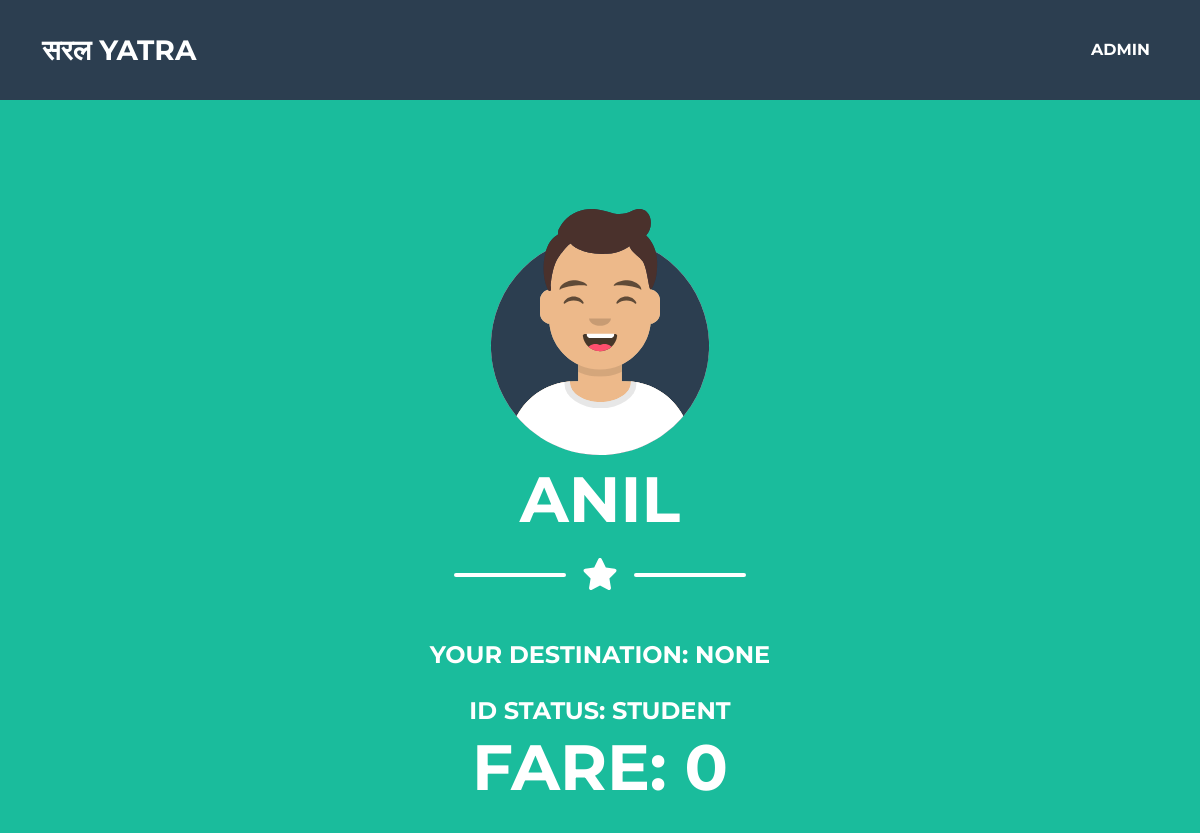
The page /passenger_tapped/1234/ on the database as committed earlier.
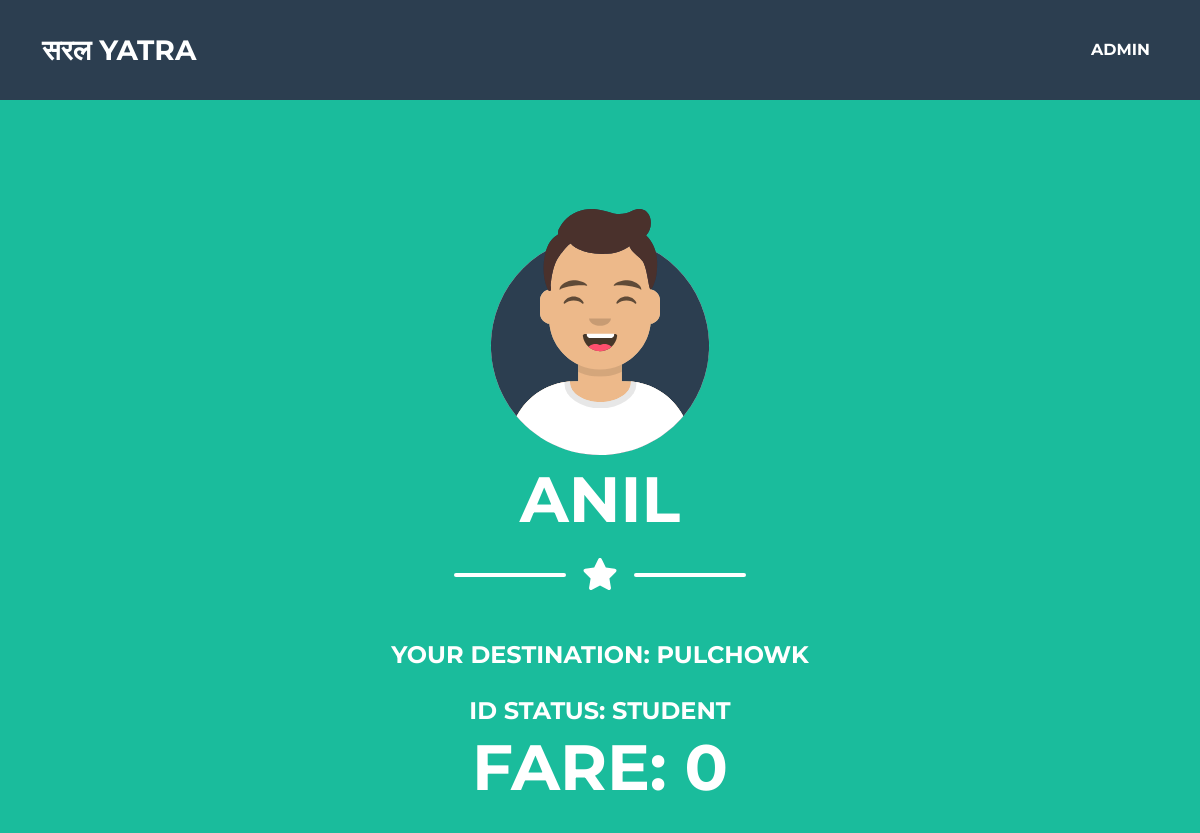
The same page on the database as committed later.
### reader/models.py (models this page shows, shortened)
class Passenger(models.Model):
    passengerID = models.IntegerField(primary_key=True, unique=True)
    full_name = models.CharField(max_length=255)
    age = models.IntegerField()
    tap_count = models.IntegerField(default=0)
    location1 = models.CharField(max_length=255)
    location2 = models.CharField(max_length=255, null=True, blank=True)
    status = models.BooleanField(choices=[(1, "Active"), (0, "Inactive")], default=1)
    IDstatus = models.BooleanField(choices=[(1, "Valid"), (0, "Invalid")], default=1)
    Fare = models.IntegerField(default=0)

### reader/views.py (the view)
# urls.py: path("passenger_tapped/<int:id>/", passenger_tapped, name="passenger_tapped"),
def passenger_tapped(request, id):
    passenger = get_object_or_404(Passenger, passengerID=id)
    context = {
        "passenger": passenger,
    }
    return render(request, "reader/initialProfile.html", context)

### templates/reader/initialProfile.html (shortened to what this page needs)
{% extends 'reader/base.html' %}
{% load static %}
{% block content %}
<head>
</head>
<body id="page-top">
    {% if passenger %}
    <header class="masthead bg-primary text-white text-center">
        <div class="container d-flex align-items-center flex-column">
            <img class="masthead-avatar mb-3" src=" {% static 'reader/assets/img/avataaars.svg' %}" alt="..." />
            <h1 class="masthead-heading text-uppercase mb-0">
                <p>{{ passenger.full_name }}</p< /h1>
                <div class="divider-custom divider-light">
                    <div class="divider-custom-line"></div>
                    <div class="divider-custom-icon"><i class="fas fa-star"></i></div>
                    <div class="divider-custom-line"></div>
                </div>
                {% if passenger.tap_count == 1 %}
                <p class="masthead-subheading font-weight-light mb-0"> Your Location of Departure:
                    {{passenger.location1}}</p>
                {% else %}
                <p class="masthead-subheading font-weight-light mb-0">Your Destination: {{ passenger.location2 }}</p>
                {% if passenger.IDstatus == 1 %}
                <p class="masthead-subheading font-weight-light mb-0">ID Status: Student</p>
                {% endif %}
                Fare: {{passenger.Fare}}
                {% endif %}
        </div>
        </div>
        {% else %}
        <p>No passenger information available.</p>
        {% endif %}
    {% endblock %}

Rows that differ between the two databases and show on the page:
changed Passenger "ANIL": location2 "NONE" → "PULCHOWK"
